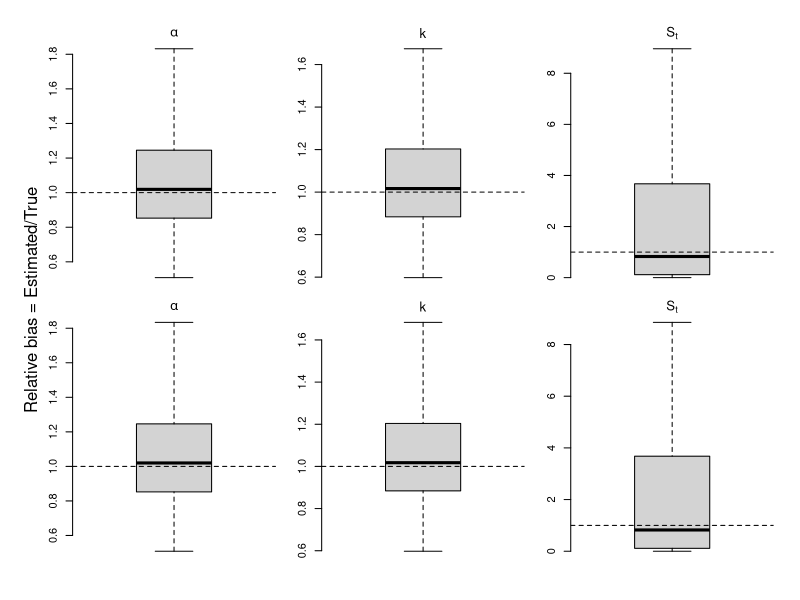
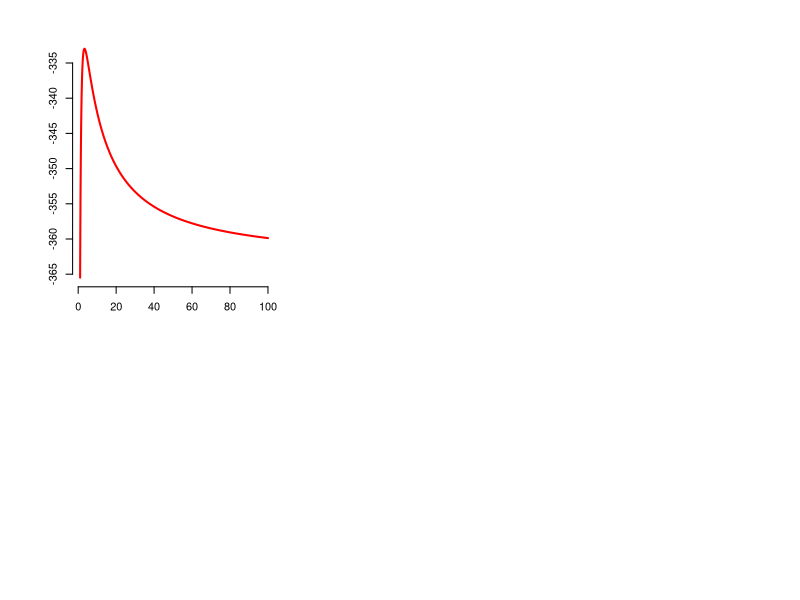

Write the R code that produced these figures, in order.


# Simulating under the lomax distribution ----

rlomax <- function(n=1000, alpha=2,k=4, plot.it=FALSE){

  hier.sims <- rep(0,n)
  for(i in 1:n){
  
    lam.rand <- rgamma(n=1, shape=k, rate=alpha)
    x        <- rexp(n=1,rate=lam.rand)
    hier.sims[i] <- x
  }

  if(plot.it==TRUE){
    range.sims <- range(hier.sims)
    ys <- seq(log(range.sims[1]), log(range.sims[2]), by=0.1)
    f.x <- function(x,alpha,k){((alpha/(x+alpha))^k)*(k/(x+alpha))}
    f.y <- f.x(x=exp(ys), alpha=alpha,k=k)*exp(ys)
    hist(log(hier.sims), freq=FALSE, xlab="log(x)", ylim=c(0,0.4),
         main= paste0(n," samples (in log scale) from the Lomax distribution"))
    points(ys,f.y, type="l", lwd=2, col="red")
  }
  return(hier.sims)
}  
  


# Lomax pdf, cdf, St=1-cdf------
lomax.pdf <- function(x,alpha,k, log.scale=FALSE){
  
  if(log.scale==FALSE){out <- (k/(alpha+x))*(alpha/(alpha+x))^k
  }else{
    out <- log(k) + k*log(alpha) - (k+1)*log(alpha+x)
  }
  
  return(out)
}


lomax.cdf <- function(x,alpha,k){
  
  return(1-(alpha/(alpha+x))^k)
  
}

lomax.St <- function(x,alpha,k, log.scale=FALSE){
  
  if(log.scale==FALSE){out <- (alpha/(alpha+x))^k
  }else{
    out <- k*log(alpha) - k*log(alpha+x)
  }
  
  return(out)
  
}

# Simple negative log-likelihood-----
nllike.simp <- function(guess=c(1.5,1.5), Y=Y){
  
  parms         <- exp(guess)
  alpha         <- parms[1]
  k             <- parms[2]
  n             <- length(Y)
  lnft.yis     <- lomax.pdf(x=Y, alpha=alpha,k=k,log.scale=TRUE)
  lnL           <- sum(lnft.yis)
  nll           <- -lnL
  return(nll)
}

# Lomax glm, which needs its own negative log-likelihood ftn----
ft.nllike2 <- function(guess, designmat=designmat,Y=Y){
  
  # For the glm idea to work we want ln(E[Lomax]) = ln(alpha/(k-1)) = XB
  # That is the proper link function.  Then, 
  # ln alpha = XB + ln(k-1), or
  # alpha = exp(XB + ln(k-1)) and it follows that
  # k = exp(ln(k-1)) +1.  To avoid problems with potential log(negative number) 
  # we optimize 'k-1', not 'k'
  
  nbetasp1      <- length(guess)
  lnkm1         <- guess[1]
  Xbeta         <- designmat%*%guess[2:nbetasp1]
  ln.alphas     <- Xbeta + lnkm1
  alphas        <- exp(ln.alphas)
  k             <- exp(lnkm1)+1
  n             <- length(Y)
  
  #sumlogapy     <- sum(log(alphas+Y))
  #k.hat         <- n/(sumlogapy - sum(Xbeta))
  lnft.yis     <- lomax.pdf(x=Y, alpha=alphas,k=k,log.scale=TRUE)
  lnL           <- sum(lnft.yis)
  nll           <- -lnL
  
  return(nll)
}

# NEW GLM-----
lomax.glm <- function(formula=~1, my.dataf, response){
  
  Y           <- response
  n           <- length(Y)
  designmat   <- model.matrix(formula, data=my.dataf)
  nbetas      <- ncol(designmat)
  init.betas  <- c(4,rep(5,nbetas))
  
  opt.out <- optim(par=init.betas, fn=ft.nllike2, method = "Nelder-Mead",
                   designmat=designmat, Y=Y)
  
  mles          <- opt.out$par
  nll.hat       <- opt.out$value
  BIC.mod       <- 2*nll.hat + (nbetas+1)*log(length(Y))
  Xbeta.hat     <- designmat%*%mles[-1]
  lnkm1.hat     <- mles[1]
  k.hat         <- exp(lnkm1.hat)+1
  alphas.hat    <- exp(Xbeta.hat +lnkm1.hat)

  out.list <- list(opt.out = opt.out, designmat=designmat,Y=Y, mles=mles, nll.hat=nll.hat, BIC.mod = BIC.mod,
                   alphas.hat=alphas.hat, k.hat=k.hat,data=my.dataf)
  
  return(out.list)
  
}




# Procedural section:-----
### Idea: simulate data and estimate the model parameters as well as
### the P(X>threshold) using these parameter estimates, for a fixed
### sample size.  I will do this comparing the simple estimation ftn.
### to the glm estimation function, with the same simulations


true.alpha <- 2
true.k <- 4
test.thres <- 100
samp.size <- 500
log.true.St <- lomax.St(x=test.thres,alpha=true.alpha, k=true.k,log.scale=TRUE)


B <- 2000

mles.mat <- matrix(0,nrow=B,ncol=2)
colnames(mles.mat) <- c("alpha.hat", "k.hat")
log.St.vec.hat <- rep(0,B)
sims.mat <- matrix(0, nrow=samp.size,ncol=B)

mles.mat2 <- mles.mat
log.St.vec.hat2 <- log.St.vec.hat

log.guess <- log(c(1.5,1.5))

for(i in 1:B){
  
  # Method of estimation 1
  x.star <- rlomax(n=samp.size, alpha=true.alpha, k=true.k)
  opt.out <- optim(par=log.guess, fn=nllike.simp, method="BFGS", Y=x.star)
  mles.star <- exp(opt.out$par)
  mles.mat[i,] <- mles.star 
  alpha.star <- mles.star[1]
  k.star <- mles.star[2]
  log.St.star <- lomax.St(x=test.thres,alpha=alpha.star,k=k.star,log.scale=TRUE)
  log.St.vec.hat[i] <- log.St.star 
  
  # Method of estimation 2
  df.star <- data.frame(Y=x.star)
  glm.out <- lomax.glm(formula=~1, my.dataf=df.star, response=df.star$Y)
  alpha.2 <- glm.out$alphas.hat[1]
  k.2     <- glm.out$k.hat
  log.st.star2 <- lomax.St(x=test.thres,alpha=alpha.2,k=k.2,log.scale=TRUE)
  
  mles.mat2[i,] <- c(alpha.2,k.2)
  log.St.vec.hat2[i] <- log.st.star2
  

}


par(mfrow=c(2,3), oma=c(2,3,2,1),mar=c(1,2.5,1,1),bty="n")

boxplot(mles.mat[,1]/true.alpha, outline=FALSE,main=expression(alpha),ylab="")
abline(h=1,lty=2)
boxplot(mles.mat[,2]/true.k, outline=FALSE, main=expression(k),ylab="")
abline(h=1,lty=2)
boxplot(exp(log.St.vec.hat-log.true.St), outline=FALSE, main=expression(S[t]),ylab="")
abline(h=1,lty=2)

boxplot(mles.mat2[,1]/true.alpha, outline=FALSE,main=expression(alpha),ylab="")
abline(h=1,lty=2)
boxplot(mles.mat2[,2]/true.k, outline=FALSE, main=expression(k),ylab="")
abline(h=1,lty=2)
boxplot(exp(log.St.vec.hat2-log.true.St), outline=FALSE, main=expression(S[t]),ylab="")
abline(h=1,lty=2)

mtext(text="Relative bias = Estimated/True", side=2, outer=TRUE)



# Profile likelihood function -----
prof.nllike <- function(lalpha.guess=1.5,k=4, Y=Y){
  
  alpha         <- exp(lalpha.guess)
  n             <- length(Y)
  lnft.yis     <- lomax.pdf(x=Y, alpha=alpha,k=k,log.scale=TRUE)
  lnL           <- sum(lnft.yis)
  nll           <- -lnL
  return(nll)
}

true.alpha <- 2
true.k <- 4
samp.size <- 500
trial.sim <-  rlomax(n=samp.size, alpha=true.alpha, k=true.k)
joint.opt <- optim(par=log.guess, fn=nllike.simp, method="BFGS", Y=trial.sim)
khat.joint <- exp(joint.opt$par[2])


k.vec <- seq(1.01,100,by=0.01)
nks    <- length(k.vec)
prof.loglike <- rep(0,nks)
prof.alphahats <- rep(0,nks)
for(i in 1:nks){
  
  ith.k <- k.vec[i]
  ith.opt <- optim(par=log(4), fn=prof.nllike, method="BFGS", k=ith.k, Y=trial.sim)
  prof.loglike[i] <- ith.opt$value
  prof.alphahats[i] <- exp(ith.opt$par)

}

plot(k.vec, -prof.loglike, type="l", col="red", lwd=2)

prof.alpha.hat <- k.vec[prof.loglike==min(prof.loglike)]











